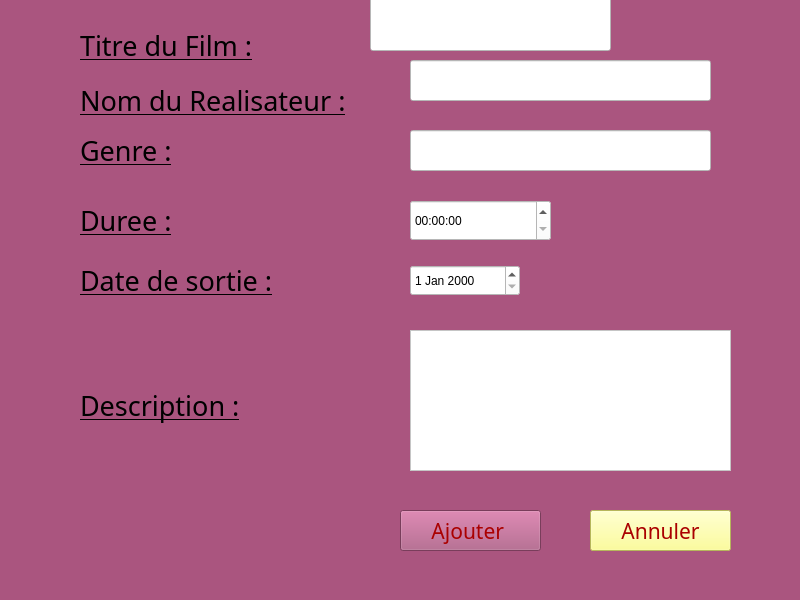
<?xml version="1.0" encoding="UTF-8"?>
<ui version="4.0">
 <class>MainWindow</class>
 <widget class="QMainWindow" name="MainWindow">
  <property name="geometry">
   <rect>
    <x>0</x>
    <y>0</y>
    <width>800</width>
    <height>600</height>
   </rect>
  </property>
  <property name="windowTitle">
   <string>MainWindow</string>
  </property>
  <property name="styleSheet">
   <string notr="true">background-color: rgb(170, 85, 127);</string>
  </property>
  <widget class="QWidget" name="centralwidget">
   <widget class="QLabel" name="labelTitre">
    <property name="geometry">
     <rect>
      <x>80</x>
      <y>20</y>
      <width>271</width>
      <height>51</height>
     </rect>
    </property>
    <property name="font">
     <font>
      <family>Rage Italic</family>
      <pointsize>20</pointsize>
      <italic>false</italic>
      <bold>false</bold>
      <underline>true</underline>
     </font>
    </property>
    <property name="text">
     <string>Titre du Film :</string>
    </property>
   </widget>
   <widget class="QLabel" name="labelRealisateur">
    <property name="geometry">
     <rect>
      <x>80</x>
      <y>80</y>
      <width>271</width>
      <height>41</height>
     </rect>
    </property>
    <property name="font">
     <font>
      <family>Rage Italic</family>
      <pointsize>20</pointsize>
      <underline>true</underline>
     </font>
    </property>
    <property name="text">
     <string>Nom du Realisateur :</string>
    </property>
   </widget>
   <widget class="QLabel" name="labelDateDeSortie">
    <property name="geometry">
     <rect>
      <x>80</x>
      <y>260</y>
      <width>221</width>
      <height>41</height>
     </rect>
    </property>
    <property name="font">
     <font>
      <family>Rage Italic</family>
      <pointsize>20</pointsize>
      <underline>true</underline>
     </font>
    </property>
    <property name="text">
     <string>Date de sortie :</string>
    </property>
   </widget>
   <widget class="QLabel" name="labelDescription">
    <property name="geometry">
     <rect>
      <x>80</x>
      <y>380</y>
      <width>191</width>
      <height>51</height>
     </rect>
    </property>
    <property name="font">
     <font>
      <family>Rage Italic</family>
      <pointsize>20</pointsize>
      <underline>true</underline>
     </font>
    </property>
    <property name="text">
     <string>Description :</string>
    </property>
   </widget>
   <widget class="QLabel" name="labelDuree">
    <property name="geometry">
     <rect>
      <x>80</x>
      <y>200</y>
      <width>131</width>
      <height>41</height>
     </rect>
    </property>
    <property name="font">
     <font>
      <family>Rage Italic</family>
      <pointsize>20</pointsize>
      <underline>true</underline>
     </font>
    </property>
    <property name="text">
     <string>Duree :</string>
    </property>
   </widget>
   <widget class="QLabel" name="labelGenre">
    <property name="geometry">
     <rect>
      <x>80</x>
      <y>130</y>
      <width>261</width>
      <height>41</height>
     </rect>
    </property>
    <property name="font">
     <font>
      <family>Rage Italic</family>
      <pointsize>20</pointsize>
      <underline>true</underline>
     </font>
    </property>
    <property name="text">
     <string>Genre :</string>
    </property>
   </widget>
   <widget class="QLineEdit" name="lineEditTitreDuFilm">
    <property name="geometry">
     <rect>
      <x>410</x>
      <y>60</y>
      <width>301</width>
      <height>41</height>
     </rect>
    </property>
    <property name="styleSheet">
     <string notr="true">background-color: rgb(255, 255, 255);</string>
    </property>
   </widget>
   <widget class="QLineEdit" name="lineEditRealisateur">
    <property name="geometry">
     <rect>
      <x>370</x>
      <y>-10</y>
      <width>241</width>
      <height>61</height>
     </rect>
    </property>
    <property name="styleSheet">
     <string notr="true">background-color: rgb(255, 255, 255);</string>
    </property>
   </widget>
   <widget class="QLineEdit" name="lineEditGenre">
    <property name="geometry">
     <rect>
      <x>410</x>
      <y>130</y>
      <width>301</width>
      <height>41</height>
     </rect>
    </property>
    <property name="styleSheet">
     <string notr="true">background-color: rgb(255, 255, 255);</string>
    </property>
   </widget>
   <widget class="QTextEdit" name="textEditDescription">
    <property name="geometry">
     <rect>
      <x>410</x>
      <y>330</y>
      <width>321</width>
      <height>141</height>
     </rect>
    </property>
    <property name="styleSheet">
     <string notr="true">background-color: rgb(255, 255, 255);</string>
    </property>
   </widget>
   <widget class="QDateEdit" name="dateEditDateDeSortie">
    <property name="geometry">
     <rect>
      <x>410</x>
      <y>265</y>
      <width>110</width>
      <height>31</height>
     </rect>
    </property>
    <property name="styleSheet">
     <string notr="true">background-color: rgb(255, 255, 255);</string>
    </property>
   </widget>
   <widget class="QTimeEdit" name="timeEditDuree">
    <property name="geometry">
     <rect>
      <x>410</x>
      <y>200</y>
      <width>141</width>
      <height>41</height>
     </rect>
    </property>
    <property name="styleSheet">
     <string notr="true">background-color: rgb(255, 255, 255);</string>
    </property>
   </widget>
   <widget class="QPushButton" name="pushButtonAjouterFilm">
    <property name="geometry">
     <rect>
      <x>400</x>
      <y>510</y>
      <width>141</width>
      <height>41</height>
     </rect>
    </property>
    <property name="font">
     <font>
      <family>Algerian</family>
      <pointsize>16</pointsize>
     </font>
    </property>
    <property name="styleSheet">
     <string notr="true">color: rgb(170, 0, 0);</string>
    </property>
    <property name="text">
     <string>Ajouter </string>
    </property>
   </widget>
   <widget class="QPushButton" name="pushButtonAnnuler">
    <property name="geometry">
     <rect>
      <x>590</x>
      <y>510</y>
      <width>141</width>
      <height>41</height>
     </rect>
    </property>
    <property name="font">
     <font>
      <family>Algerian</family>
      <pointsize>16</pointsize>
     </font>
    </property>
    <property name="styleSheet">
     <string notr="true">background-color: rgb(255, 255, 127);
color: rgb(170, 0, 0);</string>
    </property>
    <property name="text">
     <string>Annuler</string>
    </property>
   </widget>
  </widget>
  <widget class="QMenuBar" name="menubar">
   <property name="geometry">
    <rect>
     <x>0</x>
     <y>0</y>
     <width>800</width>
     <height>26</height>
    </rect>
   </property>
  </widget>
  <widget class="QStatusBar" name="statusbar"/>
 </widget>
 <resources/>
 <connections/>
</ui>
